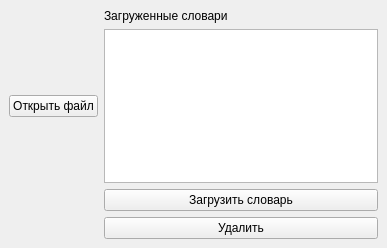
<?xml version="1.0" encoding="UTF-8"?>
<ui version="4.0">
 <class>MainWindow</class>
 <widget class="QMainWindow" name="MainWindow">
  <property name="geometry">
   <rect>
    <x>0</x>
    <y>0</y>
    <width>387</width>
    <height>248</height>
   </rect>
  </property>
  <property name="windowTitle">
   <string>MainWindow</string>
  </property>
  <widget class="QWidget" name="centralwidget">
   <layout class="QGridLayout" name="gridLayout_2">
    <item row="1" column="1">
     <widget class="QListWidget" name="openedDictsListWid"/>
    </item>
    <item row="0" column="1">
     <widget class="QLabel" name="label">
      <property name="text">
       <string>Загруженные словари</string>
      </property>
     </widget>
    </item>
    <item row="3" column="1">
     <widget class="QPushButton" name="deleteDictBtn">
      <property name="text">
       <string>Удалить</string>
      </property>
     </widget>
    </item>
    <item row="1" column="0">
     <widget class="QPushButton" name="openFileForSynBtn">
      <property name="text">
       <string>Открыть файл</string>
      </property>
     </widget>
    </item>
    <item row="2" column="1">
     <widget class="QPushButton" name="loadDictBtn">
      <property name="text">
       <string>Загрузить словарь</string>
      </property>
     </widget>
    </item>
   </layout>
  </widget>
 </widget>
 <resources/>
 <connections/>
</ui>
